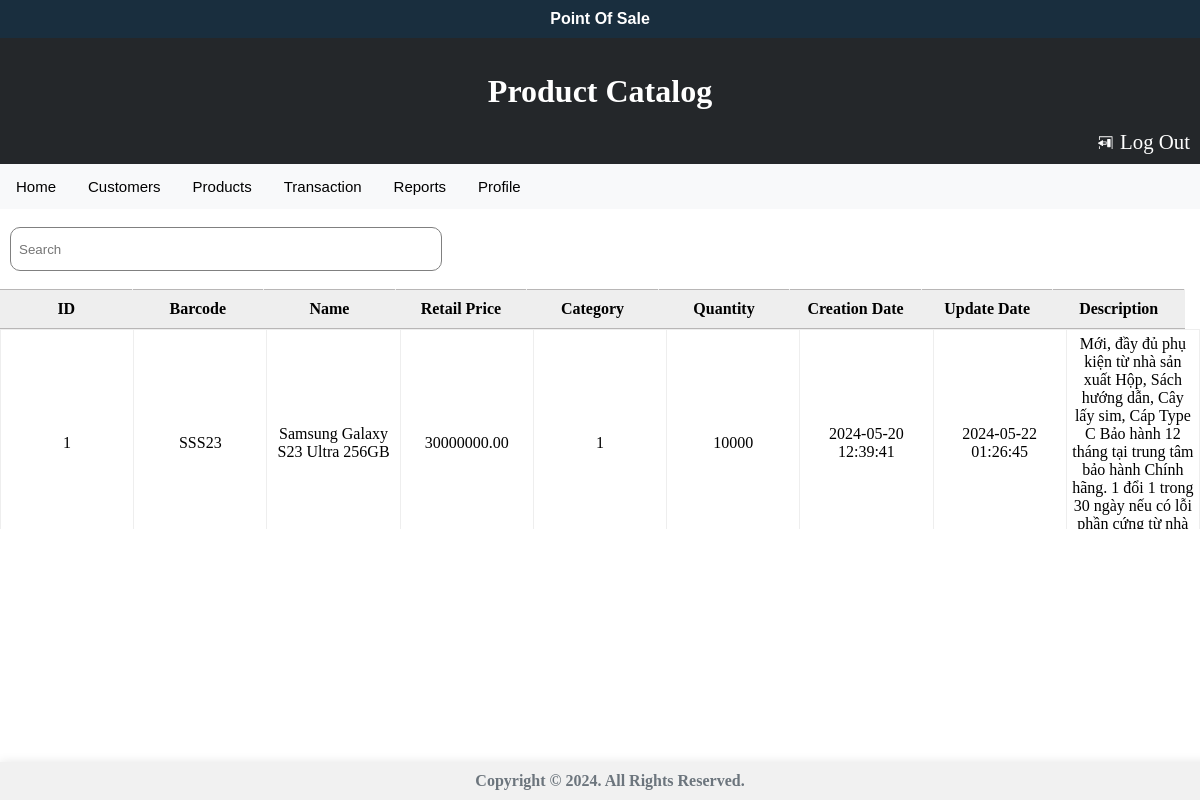
Page /views/product_catalog.php on the committed database.
### tables this page shows
CREATE TABLE `products` (
  `product_id` int(11) NOT NULL,
  `barcode` varchar(255) NOT NULL,
  `productName` varchar(255) NOT NULL,
  `imprice` decimal(10,2) NOT NULL,
  `reprice` decimal(10,2) NOT NULL,
  `category_id` int(11) NOT NULL,
  `created_date` timestamp NOT NULL DEFAULT current_timestamp(),
  `update_date` timestamp NOT NULL DEFAULT current_timestamp() ON UPDATE current_timestamp(),
  `description` text DEFAULT NULL,
  `quantity` int(11) NOT NULL
);

### views/product_catalog.php (the view, shortened to what this page needs)
<?php
    require_once('../config/db.conn.php');
    $sql = "SELECT * FROM products";
    $result = $conn->query($sql);
?>
<!DOCTYPE html>
<html lang="en">
<head>
    <link rel="stylesheet" type="text/css" href="../css/admin_home.css">
    <link rel="stylesheet" type="text/css" href="../css/product_catalog.css">
</head>
<body>
    <div class="header">
        <div class="row">
            <div class="hd">
                <h4>Point Of Sale</h4>
            </div>
            <div class="hd1">
                <h2>Product Catalog</h2>
            </div>
            <div class="hd2">
                <a href="#" onclick="confirmLogout()">
                </a>
                <a href="#" onclick="confirmLogout()">Log Out</a>
            </div>
        </div>
    </div>
    <div class="topnav" id="myTopnav">
        <?php
            if(isset($_SESSION['role']) && $_SESSION['role'] == 1) {
                echo '<a href="../views/admin_home.php">Home</a>';
                echo '<a href="../views/view_staffs.php">Staffs</a>';
            }
            else {
                echo '<a href="../views/sales_home.php">Home</a>';
            }
        ?>
        <a class="active" href="../views/customer_list.php">Customers</a>
        <a href="../views/product_catalog.php">Products</a>
        <a href="../transaction/index.php">Transaction</a>
        <a href="#about">Reports</a>
        <a href='../views/profile.php?id=$id&role=$role'>Profile</a>
    </div>
    <br>
    <div class="Catalog">
        <div class="row">
            <div class="search_and_button">
                <div class="search_container">
                    <input id="frame_search" type="text" placeholder="Search">
                </div>
            </div>
            <br>
            <table class="head">
                <tr>
                    <td>ID</td>
                    <td>Barcode</td>
                    <td>Name</td>
                    <td>Retail Price</td>
                    <td>Category</td>
                    <td>Quantity</td>
                    <td>Creation Date</td>
                    <td>Update Date</td>
                    <td>Description</td>
                </tr>
            </table>
            <div class="scroll_table">
                <table id="product_tab">
                    <tbody>
                        <?php
                            if ($result->num_rows > 0) {
                                while ($row = $result->fetch_assoc()) {
                                    echo "<tr>";
                                    echo "<td>" . $row["product_id"] . "</td>";
                                    echo "<td>" . $row["barcode"] . "</td>";
                                    echo "<td>" . $row["productName"] . "</td>";
                                    echo "<td>" . $row["reprice"] . "</td>";
                                    echo "<td>" . $row["category_id"] . "</td>";
                                    echo "<td>". $row["quantity"] . "</td>";
                                    echo "<td>" . $row["created_date"] . "</td>";
                                    echo "<td>" . $row["update_date"] . "</td>";
                                    echo "<td>" . $row["description"] . "</td>";
                                    echo "</tr>";
                                }
                            }
                        ?>
                    </tbody>
                </table>
            </div>
        </div>
    </div>
    <div class="footer">
        <div class="jumbotron push-spaces">
            <strong>Copyright © 2024. All Rights Reserved.</strong>
        </div>
    </div>
</body>
</html>

### css/admin_home.css (style rules this page uses)
.footer { background-color: #f8f9fa; box-shadow: 0 0 10px rgba(0, 0, 0, 0.1); padding: 20px; margin: 0; display: flex; align-items: center; text-align: center; justify-content: center; }
.header { background-color: #6c757d; box-shadow: 0 0 10px rgba(0, 0, 0, 0.1); padding: 20px; margin: 0; }
.header .hd1 { text-align: center; font-family:'Trebuchet MS'; }
.header .hd2 { text-align: right; font-size: 130%; color: white; padding-right: 10px; }
strong,.wrapper a { color: #6c757d; }
.header h2 { font-size: 200%; color: white; padding-left: 0px; font-family: Cooper Black; }
.hd2 a { font-family: 'Corbel'; color: white; text-decoration: none; }
.hd { background-color: rgba(13, 36, 53, 0.872); text-align: center; }
.hd h4 { padding: 10px; color: white; font-family: sans-serif; vertical-align: bottom; margin: 0px; }
.hd1, .hd2 { background-color: rgba(0, 0, 0, 0.664); }
.hd1 h2 { margin: auto; padding: 20px; }
.hd1 { padding-top: 15px; }
.hd2 { padding-bottom: 10px; }
.header { padding: 0px; }
body { margin: auto; }
.topnav { background-color: #f8f9fa; overflow: hidden; }
.topnav a { float: left; color: black; text-align: center; padding: 14px 16px; text-decoration: none; font-size: 15px; font-family: sans-serif; }

### css/product_catalog.css (style rules this page uses)
table { width: 100%; border-collapse: collapse; }
th, td { border: 1px solid #ddd; padding: 8px; text-align: center; }
.search_and_button { display: flex; justify-content: space-between; align-items: center; }
.search_container { margin: 0px; width: fit-content; margin-left: 10px; }
#frame_search { height: 5vh; border-radius: 10px; width: 35vw; padding-left: 8px; border: 1px solid gray; }
.hd2 { padding-right: 10px; }
.footer { position: fixed; bottom: 0; width: 100%; background-color: #f1f1f1; text-align: center; padding: 10px; }
.row { width: 100%; min-width: 820px; }
.row table { table-layout: fixed; width: 100%; }
.row table.head { width: calc(100% - 15px); }
.row table.head tr td { background: #eee; color: black; font-weight: bolder; font-family: Calibri; padding-top: 10px; padding-bottom: 10px; border-top: 1px solid #b8b6b6; border-bottom: 1px solid #b8b6b6; }
table tr td { border: 1px solid #eee; padding: 5px; word-wrap: break-word; }
.scroll_table { overflow-y: auto; max-height: 200px; }
#myTopnav1, .header, .Catalog { min-width: 900px; }

### rows in the picture
products: product_id "1", barcode "SSS23", productName "Samsung Galaxy S23 Ultra 256GB", reprice "30000000.00", category "1", quantity "10000", created_date "2024-05-20 12:39:41", update_date "2024-05-22 01:26:45", description "Mới, đầy đủ phụ kiện từ nhà sản xuất Hộp, Sách hướng dẫn, Cây lấy sim, Cáp Type C Bảo hành 12 tháng tại trung tâm bảo hành Chính hãng. 1 đổi 1 trong 30 ngày nếu có lỗi phần cứng từ nhà…"
